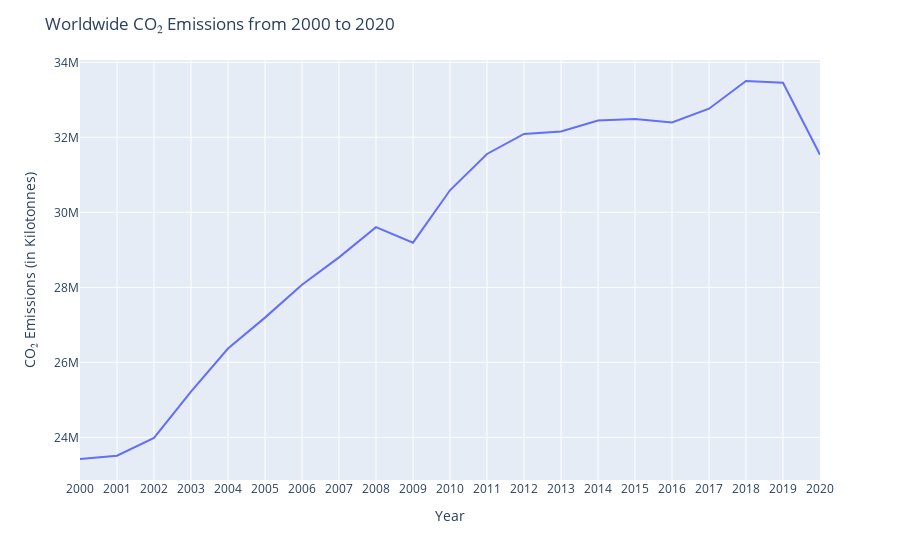

The notebook cell this image was saved under:
### Markdown cell above
Global warming has become one of the most urgent issues of our time, and CO₂ is one of the largest contributors of this problem. We created a line plot below to get an
overview of how the CO2 emissions worldwide have been progressing.

### Code cell
#px.bar(df.where(df['Area'] == 'World' ),x = 'Area', y = '2000')
df: pd.DataFrame = pd.read_csv('../datasets/emissions.csv')
where = df.where((df['Area'] == 'World') & (df['Element'] == 'Emissions (CO2)') &  (df['Item'] == 'Energy')).dropna().transpose()[4:].reset_index().rename(columns={'index': 'Year', 50837: 'Emissions'})
fig = px.line(where, x='Year', y='Emissions')
fig.update_layout(title='Worldwide CO₂ Emissions from 2000 to 2020', xaxis_title='Year', yaxis_title='CO₂ Emissions (in Kilotonnes)')
fig.show()

### Figure 1 — Plotly figure (JSON) as saved in the notebook; plotly's stock layout.template omitted (floating-point values rounded to 4 significant figures)
{"data": [{"hovertemplate": "Year=%{x}<br>Emissions=%{y}<extra></extra>", "legendgroup": "", "line": {"color": "#636efa", "dash": "solid"}, "marker": {"symbol": "circle"}, "mode": "lines", "name": "", "orientation": "v", "showlegend": false, "type": "scatter", "x": ["2000", "2001", "2002", "2003", "2004", "2005", "2006", "2007", "2008", "2009", "2010", "2011", "2012", "2013", "2014", "2015", "2016", "2017", "2018", "2019", "2020"], "xaxis": "x", "y": [23420000.0, 23510000.0, 23990000.0, 25220000.0, 26370000.0, 27190000.0, 28070000.0, 28800000.0, 29610000.0, 29190000.0, 30590000.0, 31560000.0, 32090000.0, 32160000.0, 32450000.0, 32490000.0, 32390000.0, 32760000.0, 33500000.0, 33460000.0, 31540000.0], "yaxis": "y"}], "layout": {"legend": {"tracegroupgap": 0}, "margin": {"t": 60}, "title": {"text": "Worldwide CO₂ Emissions from 2000 to 2020"}, "xaxis": {"anchor": "y", "domain": [0, 1], "title": {"text": "Year"}}, "yaxis": {"anchor": "x", "domain": [0, 1], "title": {"text": "CO₂ Emissions (in Kilotonnes)"}}}}
